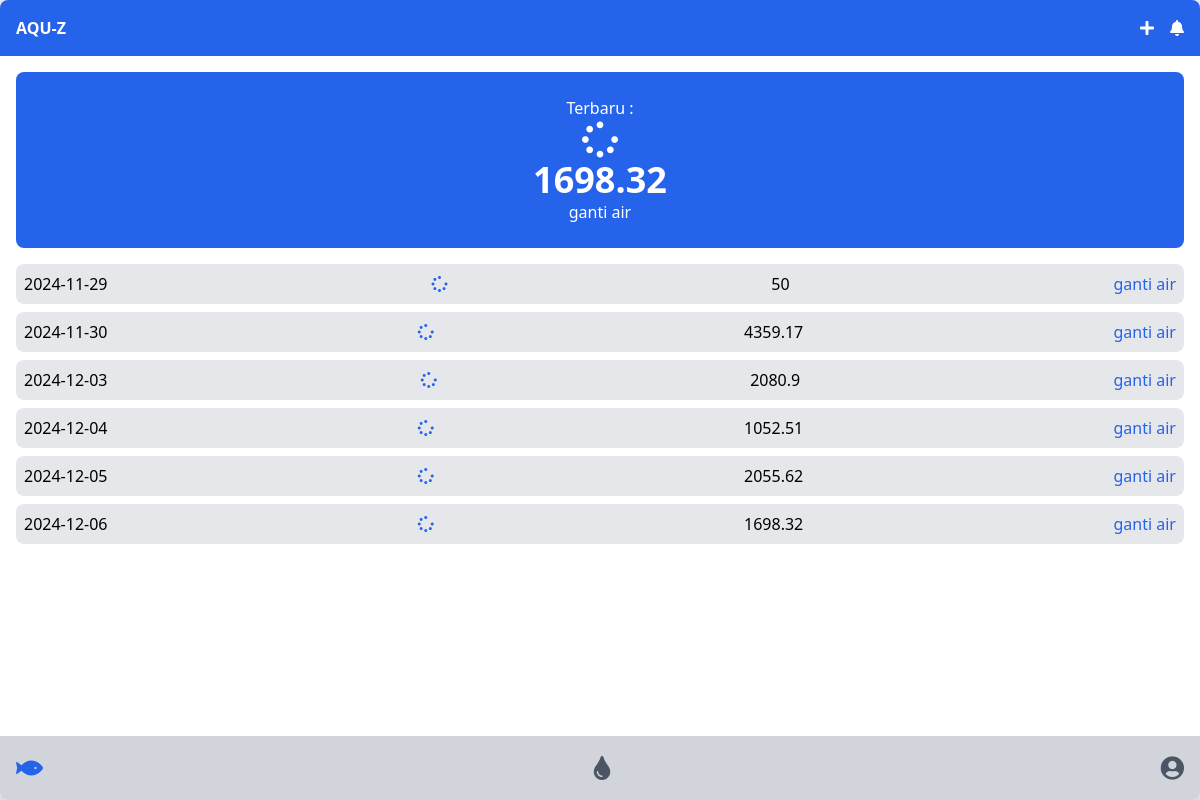
/detailMakan.php (signed in), run on the app's committed database.
### tables this page shows
CREATE TABLE `t_sensor` (
  `id_tSensor` int NOT NULL,
  `id_sensor` int NOT NULL,
  `id_user` int NOT NULL,
  `tgl` date NOT NULL,
  `value` float NOT NULL
);

### detailMakan.php (the view, shortened to what this page needs)
<html>
    <head>
        <script src="https://cdn.tailwindcss.com"></script>
        <link rel="stylesheet" href="https://cdnjs.cloudflare.com/ajax/libs/font-awesome/5.15.3/css/all.min.css">
    </head>
    <body class="bg-gray-200 min-h-screen flex flex-col">
        <div class="w-full mx-auto bg-white shadow-lg rounded-lg overflow-hidden flex flex-col flex-grow">
            <div class="bg-blue-600 p-4 flex justify-between items-center">
                <span class="text-white font-bold">AQU-Z</span>
                <div class="flex space-x-4">
                    <i class="fas fa-plus text-white"></i>
                    <i class="fas fa-bell text-white"></i>
                </div>
            </div>
            <div class="p-4 space-y-4 flex-grow">
                <?php
                    include "koneksi.php";
                    $id_user = $_SESSION["id_user"];
                    $query1 = "SELECT * FROM t_sensor where id_user = '$id_user' and id_sensor = '2' ORDER BY `t_sensor`.`tgl` DESC limit 1";
                    $data1 = mysqli_query($conn, $query1);
                    foreach ($data1 as $row1) {
                        $value1 =  $row1['value'];
                        if ($value1 < 6){
                            $status1 = "tambahkan campuran PH";
                        }elseif($value1 <= 6){
                            $status1 = "baik";
                        }else{
                            $status1 = "ganti air";
                        }
                    }
                ?>
                <div class="bg-blue-600 text-white rounded-lg p-6 text-center mb-4">
                    <p>Terbaru :</p>
                    <i class="fas fa-spinner text-4xl"></i>
                    <p class="text-4xl font-bold"><?php echo $value1;?></p>
                    <p><?php echo "$status1";?></p>
                </div>
                <div class="space-y-2">
                <?php
                    $query = "SELECT * FROM t_sensor where id_user = '$id_user' and id_sensor = '2' ORDER BY `t_sensor`.`tgl` ASC  ";
                    $data = mysqli_query($conn, $query);
                    foreach ($data as $row) {
                        $tgl = $row['tgl'];
                        $value =  $row['value'];
                        if ($value < 6){
                            $status = "tambahkan campuran PH";
                        }elseif($value <= 6){
                            $status = "baik";
                        }else{
                            $status = "ganti air";
                        }
                        echo '<div class="bg-gray-200 rounded-lg p-2 flex justify-between items-center">';
                        echo '<span>'.$tgl.'</span>';
                        echo '<i class="fas fa-spinner text-blue-600"></i>';
                        echo '<span>'.$value.'</span>';
                        echo '<span class="text-blue-600">'.$status.'</span></div>';
                    }
                ?>
                </div>
            </div>
            <div class="bg-gray-300 p-4 flex justify-between items-center">
                <i class="fas fa-fish text-blue-600 text-2xl"></i>
                <i class="fas fa-tint text-gray-600 text-2xl"></i>
                <i class="fas fa-user-circle text-gray-600 text-2xl"></i>
            </div>
        </div>
    </body>
</html>

### data on the page
t_sensor: value "1698.32", value "ganti air", tgl "2024-12-06"
t_sensor: tgl "2024-11-29", value "50", value "ganti air"
t_sensor: tgl "2024-11-30", value "4359.17", value "ganti air"
t_sensor: tgl "2024-12-03", value "2080.9", value "ganti air"
t_sensor: tgl "2024-12-04", value "1052.51", value "ganti air"
t_sensor: tgl "2024-12-05", value "2055.62", value "ganti air"
